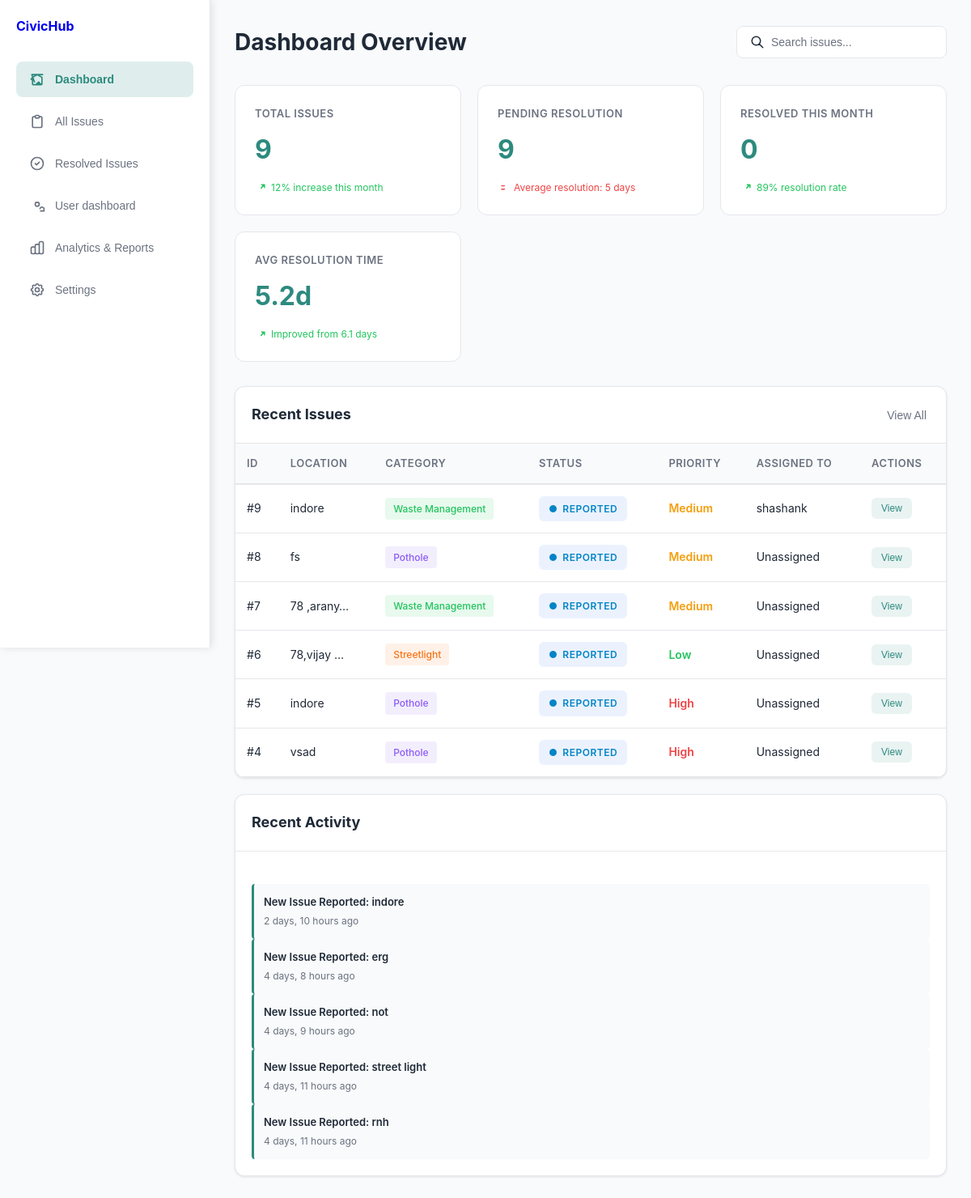
Before: / with the older database file.
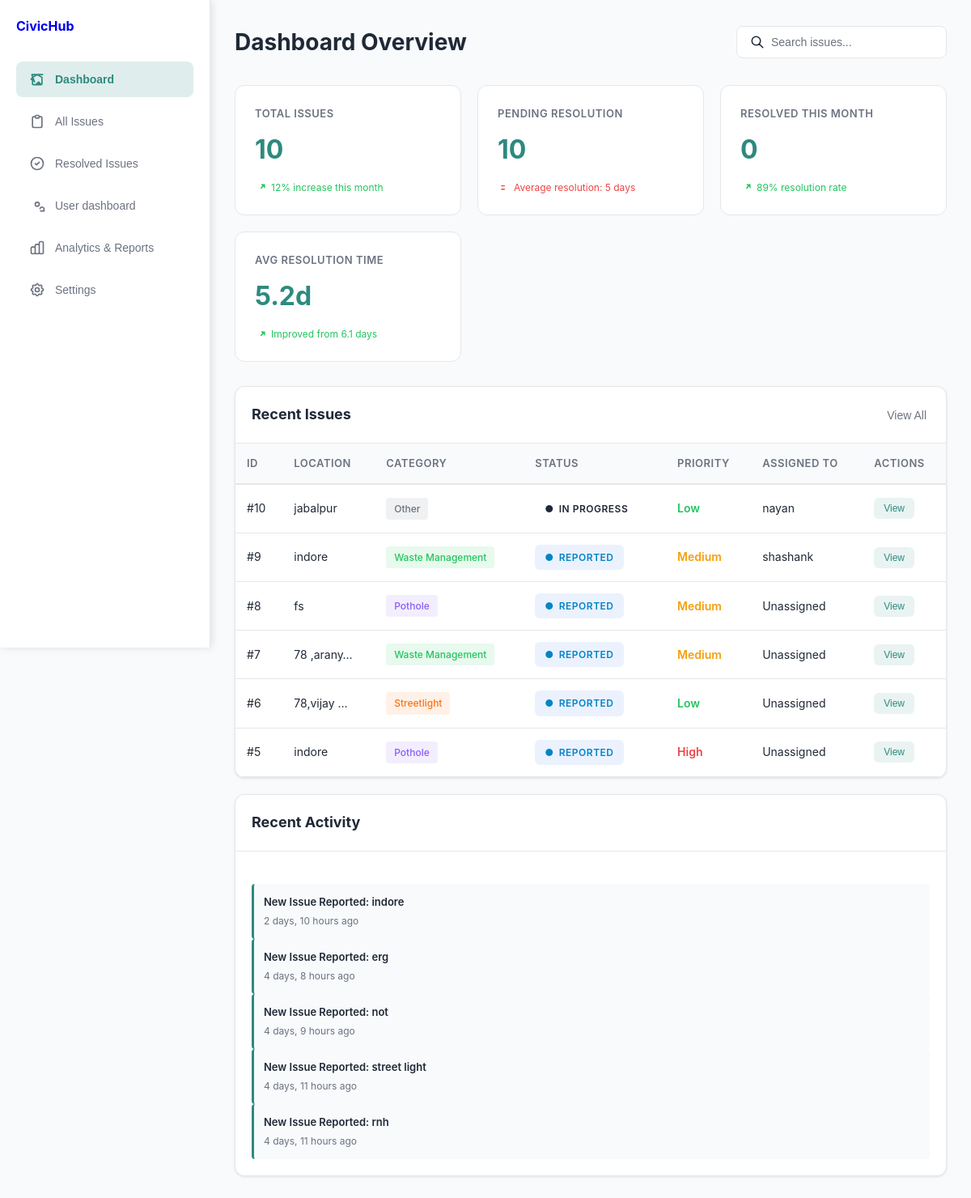
After: the same page with the newer database file.
### home/models.py (models this page shows, shortened)
class Issue(models.Model):
    CATEGORY_CHOICES = [
        ('pothole', 'Pothole'),
        ('drainage', 'Drainage'),
        ('streetlight', 'Streetlight'),
        ('waste', 'Waste Management'),
        ('other', 'Other'),
    ]
    PRIORITY_CHOICES = [
        ('low', 'Low'),
        ('medium', 'Medium'),
        ('high', 'High'),
    ]
    STATUS_CHOICES = [
        ('reported', 'Reported'),
        ('verified', 'Verified'),
        ('in_progress', 'In Progress'),
        ('resolved', 'Resolved'),
    ]
    title = models.CharField(max_length=200)
    category = models.CharField(max_length=20, choices=CATEGORY_CHOICES)
    priority = models.CharField(max_length=10, choices=PRIORITY_CHOICES)
    status = models.CharField(max_length=20, choices=STATUS_CHOICES, default='reported')
    location = models.CharField(max_length=255)
    description = models.TextField()
    assigned_to = models.ForeignKey(User, on_delete=models.SET_NULL, null=True, blank=True, related_name='assigned_issues')
    created_at = models.DateTimeField(auto_now_add=True)
    updated_at = models.DateTimeField(auto_now=True)

class ActivityLog(models.Model):
    issue = models.ForeignKey(Issue, on_delete=models.CASCADE)
    action = models.CharField(max_length=255) # e.g., "Status changed to In Progress"
    timestamp = models.DateTimeField(auto_now_add=True)

### home/views.py (the view)
# urls.py: path('',views.dashboard_view,name="dashboard_view"),
def dashboard_view(request):
    total_issues = Issue.objects.count()
    pending_issues = Issue.objects.filter(status__in=['reported', 'verified', 'in_progress']).count()
    resolved_month = Issue.objects.filter(status='resolved').count()
    search_query = request.GET.get('q', '')  # Get the search term, default to empty string
    print(search_query)
    issues_queryset = Issue.objects.all().order_by('-created_at')
    if search_query:
        recent_issues = issues_queryset.filter(
            Q(title__icontains=search_query) |
            Q(description__icontains=search_query) |
            Q(status__icontains=search_query)
        )
    else:
        recent_issues = issues_queryset[:10]
    recent_activities = ActivityLog.objects.all().order_by('-timestamp')[:5]
    users = Issue._meta.get_field('assigned_to').related_model.objects.all()
    context = {
        'total_issues': total_issues,
        'pending_issues': pending_issues,
        'resolved_month': resolved_month,
        'recent_issues': recent_issues,
        'recent_activities': recent_activities,
        'users': users,
        'search_query': search_query, # Pass this back to template to keep input filled
    }
    return render(request, 'home/index.html', context)

### TEMPLATES/home/index.html (shortened to what this page needs)
<!DOCTYPE html>
<html lang="en">
<head>
</head>
<body>
    <div class="container">
        <aside class="sidebar">
            <div class="logo">
                <a href="/" class="no-underline">CivicHub</a>
            </div>
            <ul class="nav-menu">
                <li class="nav-item">
                    <button class="nav-link active" data-section="dashboard">
                        <svg fill="none" stroke="currentColor" viewBox="0 0 24 24">
                            <path stroke-linecap="round" stroke-linejoin="round" stroke-width="2" d="M3 12l2-3m0 0l7-4 7 4M5 9v10a1 1 0 001 1h12a1 1 0 001-1V9m-9 11l4-4m0 0l4 4m-4-4v4m0 0H8m0-4L4 5m0 0h16"/>
                        </svg>
                        Dashboard
                    </button>
                </li>
                <li class="nav-item">
                    <button class="nav-link" data-section="issues">
                        <svg fill="none" stroke="currentColor" viewBox="0 0 24 24">
                            <path stroke-linecap="round" stroke-linejoin="round" stroke-width="2" d="M9 5H7a2 2 0 00-2 2v12a2 2 0 002 2h10a2 2 0 002-2V7a2 2 0 00-2-2h-2M9 5a2 2 0 002 2h2a2 2 0 002-2M9 5a2 2 0 012-2h2a2 2 0 012 2"/>
                        </svg>
                        All Issues
                    </button>
                </li>
                <li class="nav-item ">
                    <button class="nav-link" data-section="resolved">
                        <svg fill="none" stroke="currentColor" viewBox="0 0 24 24">
                            <path stroke-linecap="round" stroke-linejoin="round" stroke-width="2" d="M9 12l2 2 4-4m6 2a9 9 0 11-18 0 9 9 0 0118 0z"/>
                        </svg>
                        Resolved Issues
                    </button>
                </li>
                <li class="nav-item">
                    <button class="nav-link" data-section="users">
                        <svg fill="none" stroke="currentColor" viewBox="0 0 24 24">
                            <path stroke-linecap="round" stroke-linejoin="round" stroke-width="2" d="M17 20h5v-2a3 3 0 00-5.856-1.487M15 10a3 3 0 11-6 0 3 3 0 016 0z"/>
                        </svg>
                        User dashboard
                    </button>
                </li>
                <li class="nav-item">
                    <button class="nav-link" data-section="reports">
                        Analytics & Reports
                    </button>
                </li>
                <li class="nav-item">
                    <button class="nav-link" data-section="settings">
                        Settings
                    </button>
                </li>
            </ul>
        </aside>
        <main class="main-content">
            <section id="dashboard-section" class="section-content">
                <div class="header">
                    <h1>Dashboard Overview</h1>
                    <div class="header-actions">
                        <div class="search-box">
                            <button id="searchBtn" style="background: none; border: none; cursor: pointer; color: var(--color-text-primary); display: flex;">
                                <svg fill="none" stroke="currentColor" viewBox="0 0 24 24" width="18" height="18">
                                    <path stroke-linecap="round" stroke-linejoin="round" stroke-width="2" d="M21 21l-6-6m2-5a7 7 0 11-14 0 7 7 0 0114 0z"/>
                                </svg>
                            </button>
                            <input type="text" placeholder="Search issues..." id="searchInput">
                        </div>
                    </div>
                </div>
                <div class="stats-grid">
                    <div class="stat-card">
                        <div class="stat-label">Total Issues</div>
                        <div class="stat-value" id="totalIssues">{{ total_issues }}</div>
                        <div class="stat-change positive">
                            <svg fill="currentColor" viewBox="0 0 20 20" width="14" height="14">
                                <path fill-rule="evenodd" d="M12 7a1 1 0 110-2h5a1 1 0 011 1v5a1 1 0 11-2 0V8.414l-4.293 4.293a1 1 0 01-1.414-1.414L13.586 7H12z"/>
                            </svg>
                            12% increase this month
                        </div>
                    </div>
                    <div class="stat-card">
                        <div class="stat-label">Pending Resolution</div>
                        <div class="stat-value" id="pendingIssues">{{ pending_issues }}</div>
                        <div class="stat-change negative">
                            <svg fill="currentColor" viewBox="0 0 20 20" width="14" height="14">
                                <path fill-rule="evenodd" d="M12 13a1 1 0 110 2H7a1 1 0 110-2h5zm0-6a1 1 0 110 2H7a1 1 0 110-2h5z"/>
                            </svg>
                            Average resolution: 5 days
                        </div>
                    </div>
                    <div class="stat-card">
                        <div class="stat-label">Resolved This Month</div>
                        <div class="stat-value" id="resolvedMonth">{{ resolved_month }}</div>
                        <div class="stat-change positive">
                            <svg fill="currentColor" viewBox="0 0 20 20" width="14" height="14">
                                <path fill-rule="evenodd" d="M12 7a1 1 0 110-2h5a1 1 0 011 1v5a1 1 0 11-2 0V8.414l-4.293 4.293a1 1 0 01-1.414-1.414L13.586 7H12z"/>
                            </svg>
                            89% resolution rate
                        </div>
                    </div>
                    <div class="stat-card">
                        <div class="stat-label">Avg Resolution Time</div>
                        <div class="stat-value">5.2d</div>
                        <div class="stat-change positive">
                            <svg fill="currentColor" viewBox="0 0 20 20" width="14" height="14">
                                <path fill-rule="evenodd" d="M12 7a1 1 0 110-2h5a1 1 0 011 1v5a1 1 0 11-2 0V8.414l-4.293 4.293a1 1 0 01-1.414-1.414L13.586 7H12z"/>
                            </svg>
                            Improved from 6.1 days
                        </div>
                    </div>
                </div>
                <div class="dashboard-grid">
                    <div class="card">
                        <div class="card-header">
                            <h2>Recent Issues</h2>
                            <button onclick="showAllIssues()" class="btn btn-secondary">View All</button>
                        </div>
                        <div class="table-container">
                            <table id="recentIssuesTable">
                                 <thead>
                                     <tr>
                                         <th>ID</th>
                                         <th>location</th>
                                         <th>Category</th>
                                         <th>Status</th>
                                         <th>Priority</th>
                                         <th>Assigned To</th>
                                         <th>Actions</th>
                                     </tr>
                                 </thead>
                                 <tbody>
                                     {% for issue in recent_issues|slice:":6" %}
                                     <tr>
                                         <td>#{{ issue.id }}</td>
                                         <td><p>{{ issue.location|truncatechars:10 }}</p></td>
                                         <td>
                                             <span class="category-badge category-{{ issue.category }}">
                                                 {{ issue.get_category_display }}
                                             </span>
                                         </td>
                                         <td>
                                             <span class="status-badge status-{{ issue.status }}">
                                                 <span>●</span> {{ issue.get_status_display }}
                                             </span>
                                         </td>
                                         <td>
                                             <span class="priority-{{ issue.priority }}">
                                                 {{ issue.get_priority_display }}
                                             </span>
                                         </td>
                                         <td>
                                             {% if issue.assigned_to %}
                                                 {{ issue.assigned_to.username }}
                                             {% else %}
                                                 Unassigned
                                             {% endif %}
                                         </td>
                                         <td>
                                             <button class="action-btn action-btn-view" onclick="viewIssue('{{ issue.id }}')">View</button>
                                         </td>
                                     </tr>
                                     {% endfor %}
                                 </tbody>
                             </table>
                         </div>
                    </div>
                    <div class="card right-sidebar">
                        <div class="card-header">
                            <h2>Recent Activity</h2>
                        </div>
                        <div class="card-body">
                         {% for activity in recent_activities %}
                         <div class="activity-item">
                             <div class="activity-title">{{ activity.action }}</div>
                             <div class="activity-time">{{ activity.timestamp|timesince }} ago</div>
                         </div>
                         {% endfor %}
                        </div>
                    </div>
                </div>
            </section>
        </main>
    </div>
</body>
</html>

Changed rows visible on the page:
no longer on this page (row unchanged): Issue: id "4", location "vsad", category "Pothole", status "REPORTED", priority "High", shows "Unassigned"
added Issue: id "10", location "jabalpur", category "Other", status "IN PROGRESS", priority "Low", assigned_to.username "nayan"
Other visible differences:
{{ total_issues }}: "9" → "10"
{{ pending_issues }}: "9" → "10"
